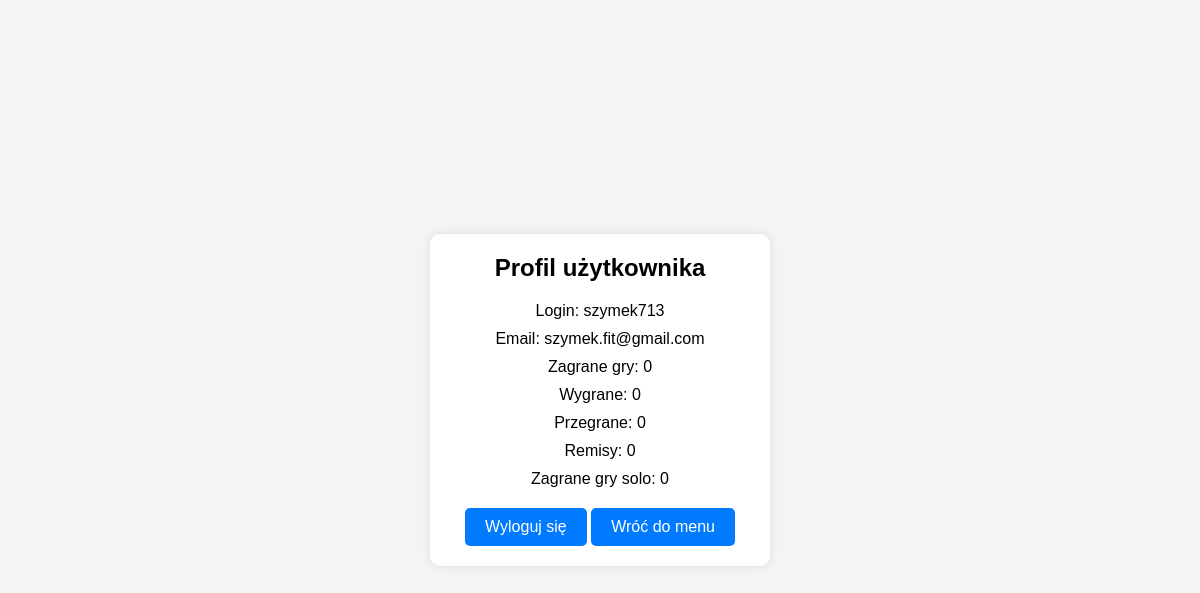
/profile/ (signed in), run on an earlier commit of the app's database.
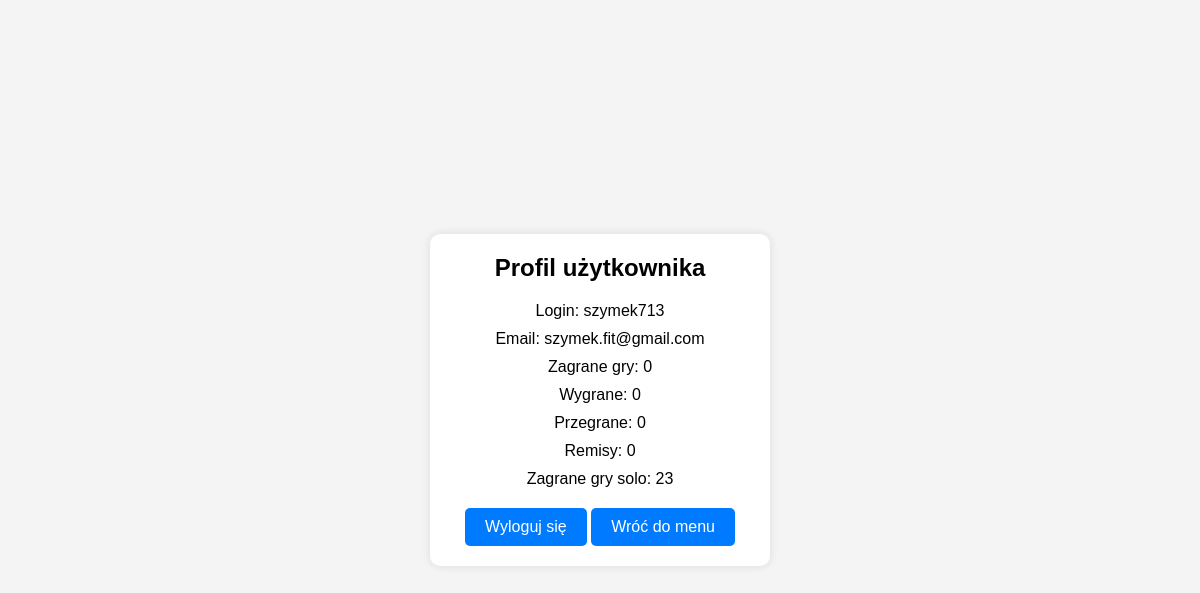
And on a later commit of the database.
### my_quiz_app/python_django/profiles/models.py (models this page shows, shortened)
class UserProfile(models.Model):
    user = models.OneToOneField(settings.AUTH_USER_MODEL, on_delete=models.CASCADE)
    wins = models.IntegerField(default=0)
    losses = models.IntegerField(default=0)
    draws = models.IntegerField(default=0)
    solo_games_played = models.IntegerField(default=0)
    email = models.EmailField()

### my_quiz_app/python_django/profiles/views.py (the view)
# urls.py: path('profile/', views.profile, name='profile'),
@login_required
def profile(request):
    profile = request.user.userprofile
    total_games = profile.wins + profile.losses + profile.draws  # Obliczenie liczby zagranych gier
    return render(request, 'profiles/profile.html', {'profile': profile, 'total_games': total_games})

### my_quiz_app/python_django/profiles/templates/profiles/profile.html (shortened to what this page needs)
<!DOCTYPE html>
<html lang="en">
<head>
</head>
<body>
    <div class="profile-container">
        <h2>Profil użytkownika</h2>
        <p>Login: {{ request.user.username }}</p>
        <p>Email: {{ request.user.email }}</p>
        <p>Zagrane gry: {{ total_games }}</p>
        <p>Wygrane: {{ profile.wins }}</p>
        <p>Przegrane: {{ profile.losses }}</p>
        <p>Remisy: {{ profile.draws }}</p>
        <p>Zagrane gry solo: {{ profile.solo_games_played }}</p>
        <a class="button" href="{% url 'account_logout' %}">Wyloguj się</a>
        <a class="button" href="{% url 'menu' %}">Wróć do menu</a>
    </div>
</body>
</html>

What changed in the data, as far as the page shows it:
changed UserProfile: solo_games_played "0" → "23"
